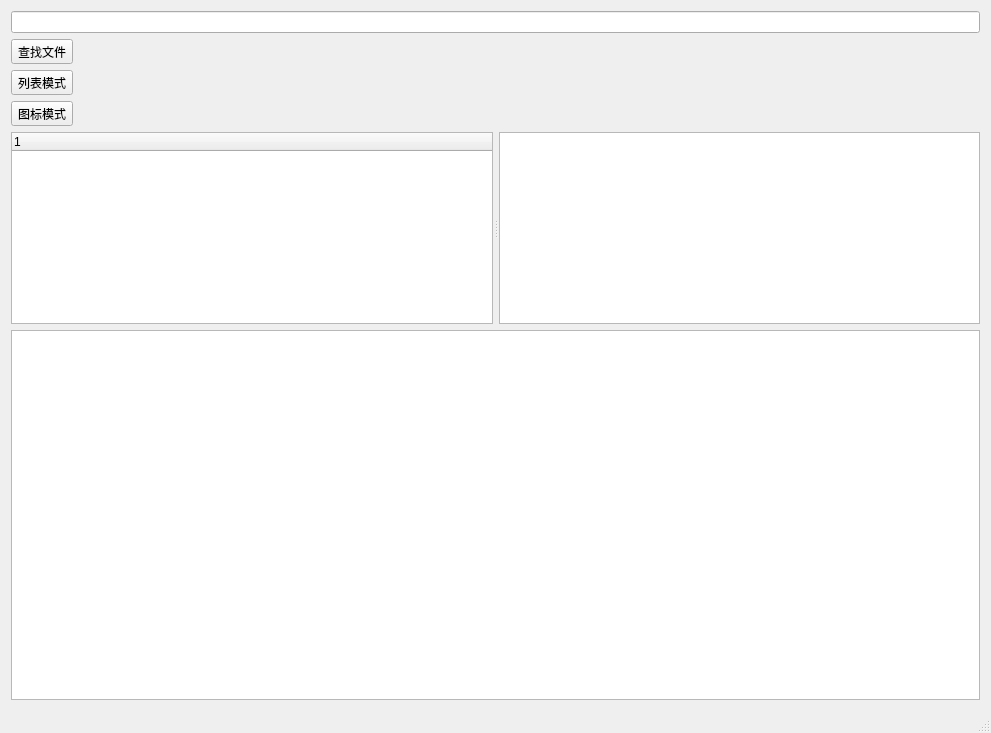
<?xml version="1.0" encoding="UTF-8"?>
<ui version="4.0">
 <class>MainWindow</class>
 <widget class="QMainWindow" name="MainWindow">
  <property name="geometry">
   <rect>
    <x>0</x>
    <y>0</y>
    <width>991</width>
    <height>733</height>
   </rect>
  </property>
  <property name="windowTitle">
   <string>文件浏览器</string>
  </property>
  <widget class="QWidget" name="centralWidget">
   <layout class="QGridLayout" name="gridLayout">
    <item row="1" column="0">
     <widget class="QSplitter" name="splitter">
      <property name="sizePolicy">
       <sizepolicy hsizetype="MinimumExpanding" vsizetype="Preferred">
        <horstretch>25</horstretch>
        <verstretch>0</verstretch>
       </sizepolicy>
      </property>
      <property name="minimumSize">
       <size>
        <width>50</width>
        <height>0</height>
       </size>
      </property>
      <property name="maximumSize">
       <size>
        <width>16777215</width>
        <height>16777215</height>
       </size>
      </property>
      <property name="lineWidth">
       <number>1</number>
      </property>
      <property name="midLineWidth">
       <number>200</number>
      </property>
      <property name="orientation">
       <enum>Qt::Horizontal</enum>
      </property>
      <property name="handleWidth">
       <number>6</number>
      </property>
      <widget class="QTreeWidget" name="tvFileList">
       <property name="minimumSize">
        <size>
         <width>200</width>
         <height>0</height>
        </size>
       </property>
       <property name="maximumSize">
        <size>
         <width>16777215</width>
         <height>16777215</height>
        </size>
       </property>
       <column>
        <property name="text">
         <string notr="true">1</string>
        </property>
       </column>
      </widget>
      <widget class="QTableView" name="lvFileList">
       <property name="minimumSize">
        <size>
         <width>0</width>
         <height>0</height>
        </size>
       </property>
       <property name="maximumSize">
        <size>
         <width>1870</width>
         <height>16777215</height>
        </size>
       </property>
       <property name="contextMenuPolicy">
        <enum>Qt::CustomContextMenu</enum>
       </property>
       <property name="layoutDirection">
        <enum>Qt::LeftToRight</enum>
       </property>
      </widget>
     </widget>
    </item>
    <item row="2" column="0">
     <widget class="QListView" name="listView"/>
    </item>
    <item row="0" column="0">
     <layout class="QVBoxLayout" name="verticalLayout">
      <item>
       <widget class="QLineEdit" name="lePath">
        <property name="enabled">
         <bool>true</bool>
        </property>
        <property name="baseSize">
         <size>
          <width>12</width>
          <height>0</height>
         </size>
        </property>
        <property name="readOnly">
         <bool>true</bool>
        </property>
       </widget>
      </item>
      <item>
       <widget class="QToolButton" name="tbFind">
        <property name="text">
         <string>查找文件</string>
        </property>
       </widget>
      </item>
      <item>
       <widget class="QToolButton" name="tbList">
        <property name="text">
         <string>列表模式</string>
        </property>
       </widget>
      </item>
      <item>
       <widget class="QToolButton" name="tbIcon">
        <property name="text">
         <string>图标模式</string>
        </property>
       </widget>
      </item>
     </layout>
    </item>
   </layout>
  </widget>
  <widget class="QMenuBar" name="menuBar">
   <property name="geometry">
    <rect>
     <x>0</x>
     <y>0</y>
     <width>991</width>
     <height>21</height>
    </rect>
   </property>
  </widget>
  <widget class="QStatusBar" name="statusBar"/>
 </widget>
 <layoutdefault spacing="6" margin="11"/>
 <resources/>
 <connections/>
</ui>
